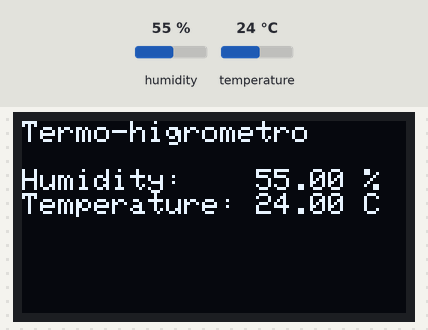
Bench run of a sketch on a simulated ESP32. Parts: 128×64 one-colour display. Inputs (shaded band) come from the test bench; at power-on: humidity 55 %, temperature 24 °C. What the sketch prints to the serial monitor is not drawn.

Above: at 2.8 s.
2.9 s: humidity set to 22 %
At 5.3 s:
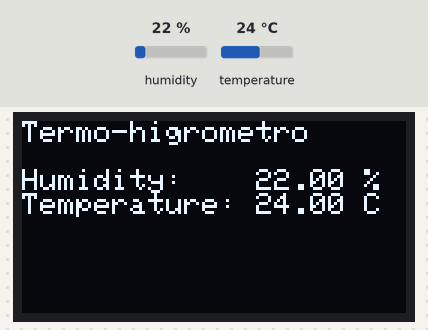
5.6 s: temperature set to 12 °C
At 7.3 s:
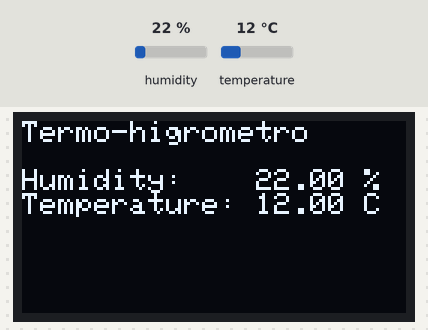
8.3 s: humidity set to 40 %
At 11.2 s:
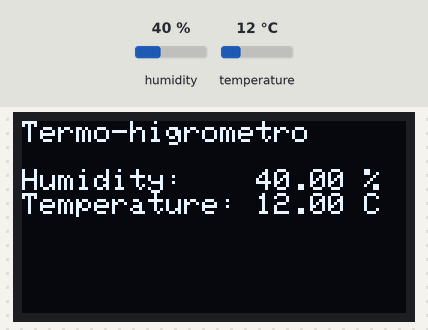
11.6 s: temperature set to 19 °C
Timing chart, 0 to 14.6 s (numbered marks = the images above; inputs shaded):
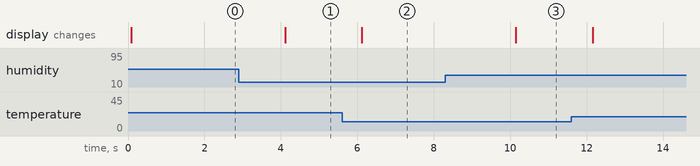

Measured:
- after the input at 2.9 s, the display: changes after 1.2 s (image 1)
- after the input at 5.6 s, the display: changes after 0.52 s (image 2)
- after the input at 8.3 s, the display: changes after 1.8 s (image 3)

The sketch:

display_teste.ino
```cpp
/////////////////////////////////////////////////////////////////////////////////////////////////
#include <SPI.h>
#include <Wire.h>
#include <Adafruit_GFX.h>
#include <Adafruit_SSD1306.h>

#define SCREEN_WIDTH 128 // OLED display width, in pixels
#define SCREEN_HEIGHT 64 // OLED display height, in pixels

// Declaration for an SSD1306 display connected to I2C (SDA, SCL pins)
// The pins for I2C are defined by the Wire-library.
// On an arduino UNO:       A4(SDA), A5(SCL)
// On an arduino MEGA 2560: 20(SDA), 21(SCL)
// On an arduino LEONARDO:   2(SDA),  3(SCL)
// On an ESP8266         :   4(SDA),  5(SCL),
// On an ESP32           :  21(SDA), 22(SCL), ...
#define OLED_RESET     2 // Reset pin # (or -1 if sharing Arduino reset pin)
//#define SCREEN_ADDRESS 0x3D ///< See datasheet for Address; 0x3D for 128x64, 0x3C for 128x32
Adafruit_SSD1306 display(SCREEN_WIDTH, SCREEN_HEIGHT, &Wire, OLED_RESET);
/////////////////////////////////////////////////////////////////////////////////////////////////

/////////////////////////////////////////////////////////////////////////////////////////////////

#include "DHT.h"

#define DHTPIN 23     // Digital pin connected to the DHT sensor
// Feather HUZZAH ESP8266 note: use pins 3, 4, 5, 12, 13 or 14 --
// Pin 15 can work but DHT must be disconnected during program upload.

// Uncomment whatever type you're using!
//#define DHTTYPE DHT11   // DHT 11
#define DHTTYPE DHT22   // DHT 22  (AM2302), AM2321
//#define DHTTYPE DHT21   // DHT 21 (AM2301)

// Connect pin 1 (on the left) of the sensor to +5V
// NOTE: If using a board with 3.3V logic like an Arduino Due connect pin 1
// to 3.3V instead of 5V!
// Connect pin 2 of the sensor to whatever your DHTPIN is
// Connect pin 3 (on the right) of the sensor to GROUND (if your sensor has 3 pins)
// Connect pin 4 (on the right) of the sensor to GROUND and leave the pin 3 EMPTY (if your sensor has 4 pins)
// Connect a 10K resistor from pin 2 (data) to pin 1 (power) of the sensor

// Initialize DHT sensor.
// Note that older versions of this library took an optional third parameter to
// tweak the timings for faster processors.  This parameter is no longer needed
// as the current DHT reading algorithm adjusts itself to work on faster procs.
DHT dht(DHTPIN, DHTTYPE);

/////////////////////////////////////////////////////////////////////////////////////////////////

void setup() {

  Serial.begin(9600);
  Serial.println(F("DHTxx test!"));

  dht.begin();

/////////////////////////////////////////////////////////////////////////////////////////////////
  // put your main code here, to run repeatedly:
  display.begin(SSD1306_SWITCHCAPVCC, 0x3C);
  // Clear the buffer.
  display.clearDisplay();
/////////////////////////////////////////////////////////////////////////////////////////////////
}

void loop() {

////////////////////////////////////////////////////////////////////////////////////////////////
  // Wait a few seconds between measurements.
//  delay(100);

  // Reading temperature or humidity takes about 250 milliseconds!
  // Sensor readings may also be up to 2 seconds 'old' (its a very slow sensor)
  float h = dht.readHumidity();
  // Read temperature as Celsius (the default)
  float t = dht.readTemperature();
  // Read temperature as Fahrenheit (isFahrenheit = true)
  float f = dht.readTemperature(true);

  // Check if any reads failed and exit early (to try again).
  if (isnan(h) || isnan(t) || isnan(f)) {
    Serial.println(F("Failed to read from DHT sensor!"));
    return;
  }

  // Compute heat index in Fahrenheit (the default)
  float hif = dht.computeHeatIndex(f, h);
  // Compute heat index in Celsius (isFahreheit = false)
  float hic = dht.computeHeatIndex(t, h, false);

  Serial.print(F("Humidity: "));
  Serial.print(h);
  Serial.print(F("%  Temperature: "));
  Serial.println(t);
////////////////////////////////////////////////////////////////////////////////////////////////
/*
  // put your main code here, to run repeatedly:
  display.begin(SSD1306_SWITCHCAPVCC, 0x3C);
  // Clear the buffer.
  display.clearDisplay();
*/
  display.display();
  display.clearDisplay();
//  delay(100);
  display.setTextSize(1);
  display.setTextColor(WHITE);// (BLACK, WHITE)
  display.setCursor(0,0);
  display.print(F("Termo-higrometro"));
  display.setCursor(0,16);
  display.print(F("Humidity:    "));
  display.print(h);
  display.print(F(" %"));
  display.setCursor(0,24);
  display.print(F("Temperature: "));
  display.print(t);
  display.print(F(" C"));
  display.display();
//  delay(100);

}
```
